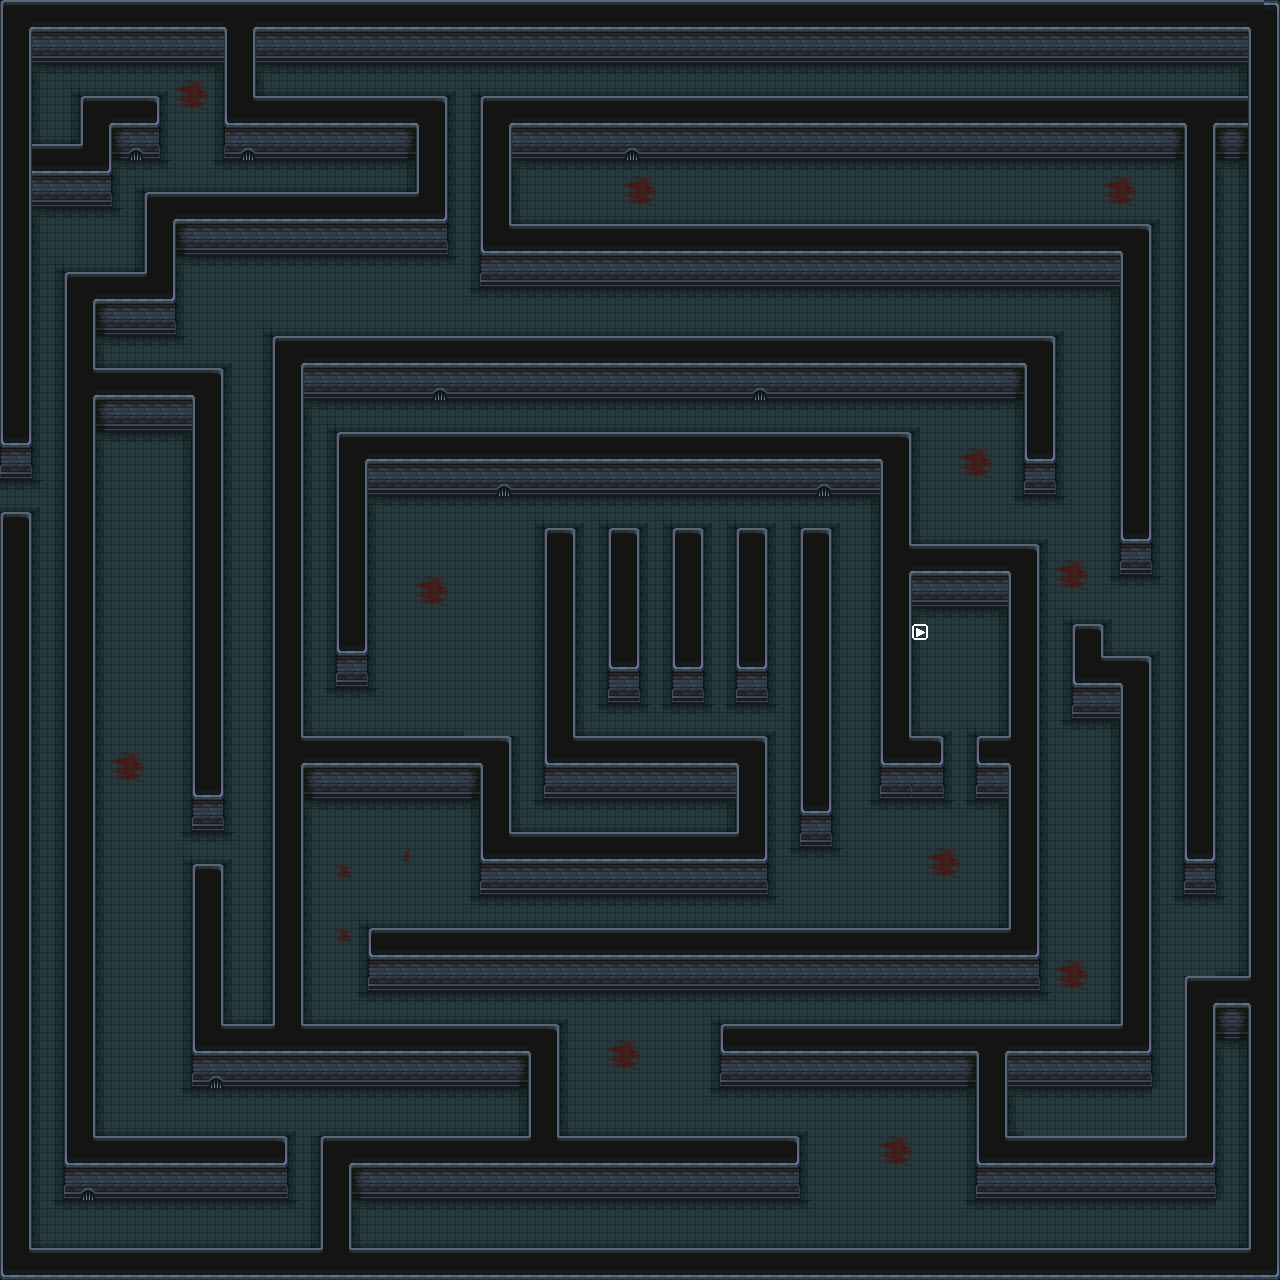

Tiled map render using the project's own tile images. Description and the map definition, with tile-layer contents summarised, below:
An orthogonal 80x80 tile map with 16x16 px tiles, 2 tile layers (Map, Box Stop), 3 tilesets and 94 objects (22x Saw, Player, Light, Box, BoxStop).

<map version="1.10" tiledversion="1.10.2" orientation="orthogonal" renderorder="right-down" width="80" height="80" tilewidth="16" tileheight="16" infinite="0" nextlayerid="6" nextobjectid="105">
 <tileset firstgid="1" source="kenny_tilemap.tsx" />
 <tileset firstgid="133" source="dark_dungeon_tilemap.tsx" />
 <tileset firstgid="758" source="dungeon_play.tsx" />
 <layer id="1" name="Map" width="80" height="80" locked="1">
  <data>[6400 cells, 6400 non-empty, 50 distinct tile ids]</data>
 </layer>
 <objectgroup id="2" name="Collisions" locked="1">
  <object id="1" x="32" y="0" width="192" height="48" />
  <object id="3" x="256" y="0" width="848" height="48" />
  <object id="5" x="1104" y="0" width="144" height="48" />
  <object id="6" x="1248" y="0" width="32" height="1088" />
  <object id="7" x="1248" y="1088" width="32" height="192" />
  <object id="8" x="0" y="1248" width="1248" height="32" />
  <object id="10" x="32" y="144" width="80" height="48" />
  <object id="11" x="80" y="96" width="32" height="48" />
  <object id="12" x="112" y="96" width="48" height="48" />
  <object id="13" x="224" y="0" width="32" height="144" />
  <object id="15" x="256" y="96" width="160" height="48" />
  <object id="16" x="416" y="96" width="32" height="144" />
  <object id="17" x="176" y="192" width="240" height="48" />
  <object id="18" x="144" y="192" width="32" height="128" />
  <object id="19" x="64" y="272" width="80" height="48" />
  <object id="20" x="480" y="96" width="704" height="48" />
  <object id="21" x="1184" y="96" width="64" height="48" />
  <object id="22" x="1184" y="144" width="32" height="688" />
  <object id="23" x="1184" y="832" width="32" height="48" />
  <object id="26" x="1184" y="976" width="64" height="48" />
  <object id="27" x="1184" y="1024" width="32" height="112" />
  <object id="28" x="976" y="1136" width="240" height="48" />
  <object id="29" x="976" y="1056" width="32" height="80" />
  <object id="30" x="976" y="1024" width="32" height="32" />
  <object id="31" x="1008" y="1024" width="144" height="48" />
  <object id="32" x="1120" y="656" width="32" height="368" />
  <object id="33" x="1072" y="624" width="32" height="32" />
  <object id="34" x="1072" y="656" width="48" height="48" />
  <object id="35" x="720" y="1024" width="256" height="48" />
  <object id="36" x="560" y="1136" width="240" height="48" />
  <object id="37" x="320" y="1136" width="240" height="48" />
  <object id="38" x="528" y="1024" width="32" height="112" />
  <object id="39" x="192" y="1024" width="336" height="48" />
  <object id="40" x="192" y="864" width="32" height="160" />
  <object id="41" x="368" y="928" width="672" height="48" />
  <object id="42" x="976" y="736" width="32" height="48" />
  <object id="43" x="1008" y="544" width="32" height="384" />
  <object id="44" x="912" y="544" width="96" height="48" />
  <object id="45" x="880" y="736" width="64" height="48" />
  <object id="46" x="880" y="432" width="32" height="304" />
  <object id="47" x="1024" y="336" width="32" height="144" />
  <object id="48" x="1120" y="224" width="32" height="336" />
  <object id="49" x="512" y="224" width="608" height="48" />
  <object id="50" x="480" y="224" width="32" height="48" />
  <object id="51" x="480" y="144" width="32" height="80" />
  <object id="53" x="272" y="336" width="752" height="48" />
  <object id="54" x="336" y="432" width="544" height="48" />
  <object id="55" x="336" y="480" width="32" height="192" />
  <object id="56" x="608" y="528" width="32" height="160" />
  <object id="57" x="672" y="528" width="32" height="160" />
  <object id="58" x="736" y="528" width="32" height="160" />
  <object id="59" x="800" y="528" width="32" height="304" />
  <object id="60" x="544" y="528" width="32" height="208" />
  <object id="61" x="544" y="736" width="224" height="48" />
  <object id="62" x="736" y="784" width="32" height="48" />
  <object id="63" x="480" y="832" width="288" height="48" />
  <object id="64" x="480" y="736" width="32" height="96" />
  <object id="65" x="304" y="736" width="176" height="48" />
  <object id="67" x="272" y="384" width="32" height="640" />
  <object id="68" x="192" y="368" width="32" height="448" />
  <object id="69" x="96" y="368" width="96" height="48" />
  <object id="70" x="64" y="320" width="32" height="704" />
  <object id="71" x="64" y="1024" width="32" height="112" />
  <object id="72" x="64" y="1136" width="224" height="48" />
  <object id="73" x="320" y="1184" width="32" height="64" />
  <object id="74" x="0" y="0" width="32" height="464" />
  <object id="75" x="0" y="512" width="32" height="736" />
  <object id="104" x="-48" y="416" width="48" height="144" />
 </objectgroup>
 <objectgroup id="3" name="Spawnpoints">
  <!-- 26 objects omitted --></objectgroup>
 <layer id="5" name="Box Stop" width="80" height="80" locked="1">
  <data>[6400 cells, 1 non-empty, 1 distinct tile ids]</data>
 </layer>
</map>
<!-- 26 of 94 objects omitted -->
